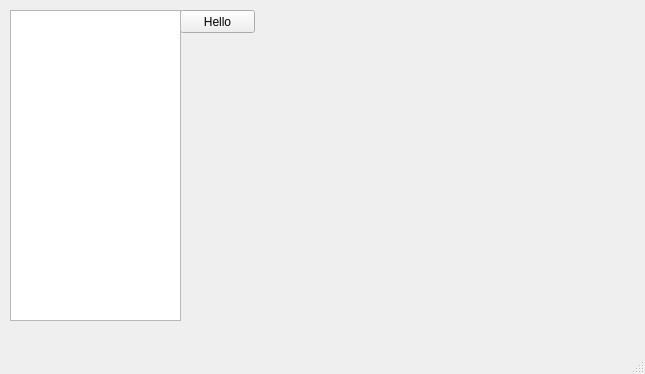
<?xml version="1.0" encoding="UTF-8"?>
<ui version="4.0">
 <class>MainWindow</class>
 <widget class="QMainWindow" name="MainWindow">
  <property name="geometry">
   <rect>
    <x>0</x>
    <y>0</y>
    <width>645</width>
    <height>374</height>
   </rect>
  </property>
  <property name="windowTitle">
   <string>MainWindow</string>
  </property>
  <widget class="QWidget" name="centralwidget">
   <widget class="QPushButton" name="pb">
    <property name="geometry">
     <rect>
      <x>180</x>
      <y>10</y>
      <width>75</width>
      <height>23</height>
     </rect>
    </property>
    <property name="text">
     <string>Hello</string>
    </property>
   </widget>
   <widget class="QTextEdit" name="te">
    <property name="geometry">
     <rect>
      <x>10</x>
      <y>10</y>
      <width>171</width>
      <height>311</height>
     </rect>
    </property>
   </widget>
  </widget>
  <widget class="QMenuBar" name="menubar">
   <property name="geometry">
    <rect>
     <x>0</x>
     <y>0</y>
     <width>645</width>
     <height>21</height>
    </rect>
   </property>
  </widget>
  <widget class="QStatusBar" name="statusbar"/>
 </widget>
 <resources/>
 <connections/>
</ui>
